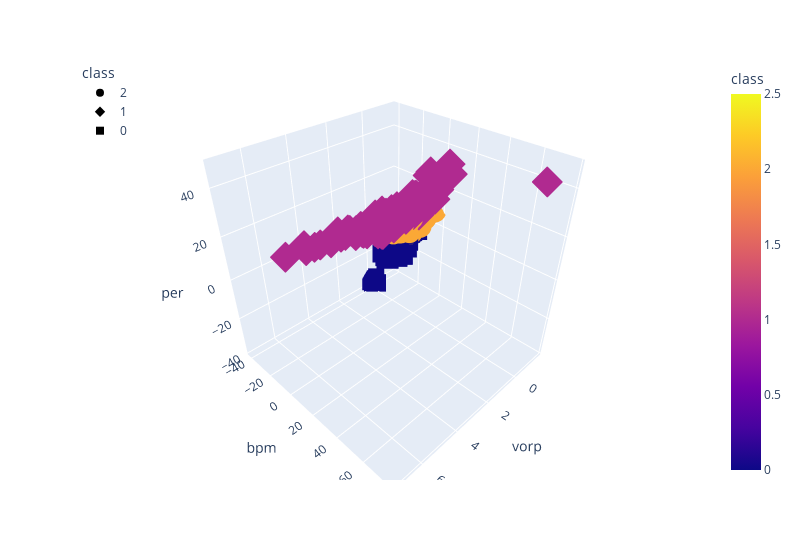

Notebook cell for this chart:
### Code cell
# Plotting OVR Model
fig = px.scatter_3d(
    ovr_three_df,
    x="vorp",
    y="bpm",
    z="per",
    color="class",
    hover_name= ovr_three_df.index,
    symbol="class",
    width=800,
)
fig.update_layout(legend=dict(x=0, y=1))
fig.show()

### Figure 1 — Plotly figure (JSON) as saved in the notebook; plotly's stock layout.template omitted (floating-point values rounded to 4 significant figures; data arrays with more than 128 entries replaced by an {"elided": "..."} marker saying what was removed)
{"data": [{"hovertemplate": "<b>%{hovertext}</b><br><br>class=%{marker.color}<br>vorp=%{x}<br>bpm=%{y}<br>per=%{z}<extra></extra>", "hovertext": {"elided": "609 str values"}, "legendgroup": "2", "marker": {"color": {"elided": "609 int values"}, "coloraxis": "coloraxis", "symbol": "circle"}, "mode": "markers", "name": "2", "scene": "scene", "showlegend": true, "x": {"elided": "609 float values"}, "y": {"elided": "609 float values"}, "z": {"elided": "609 float values"}, "type": "scatter3d"}, {"hovertemplate": "<b>%{hovertext}</b><br><br>class=%{marker.color}<br>vorp=%{x}<br>bpm=%{y}<br>per=%{z}<extra></extra>", "hovertext": {"elided": "250 str values"}, "legendgroup": "1", "marker": {"color": {"elided": "250 int values"}, "coloraxis": "coloraxis", "symbol": "diamond"}, "mode": "markers", "name": "1", "scene": "scene", "showlegend": true, "x": {"elided": "250 float values"}, "y": {"elided": "250 float values"}, "z": {"elided": "250 float values"}, "type": "scatter3d"}, {"hovertemplate": "<b>%{hovertext}</b><br><br>class=%{marker.color}<br>vorp=%{x}<br>bpm=%{y}<br>per=%{z}<extra></extra>", "hovertext": ["Aaron Harrison", "Aaron Jackson", "Alonzo Gee", "Andre Ingram", "Antonius Cleveland", "Anžejs Pasečņiks", "Ashton Hagans", "Ben Bentil", "Ben Moore", "Brian Bowen", "C.J. Wilcox", "Cassius Stanley", "Charles Cooke", "Chinanu Onuaku", "Dairis Bertāns", "Daryl Macon", "Deng Adel", "Derrick Williams", "Diamond Stone", "Didi Louzada", "Donatas Motiejūnas", "Donte Grantham", "Elijah Millsap", "Erik McCree", "Gabe Vincent", "Gary Neal", "George King", "Greg Whittington", "Haywood Highsmith", "Isaac Humphries", "Isaiah Roby", "J.P. Macura", "Jacob Evans", "Jacob Pullen", "Jalen Lecque", "James Webb III", "Jared Harper", "Jared Terrell", "Jawun Evans", "Jay Scrubb", "Jaylen Adams", "Jimmer Fredette", "Joe Chealey", "Jordan Bone", "Jordan Hill", "Josh Gray", "Josh Hall", "Josh McRoberts", "Josh Reaves", "Josh Smith", "Justin Harper", "Karim Mané", "Keljin Blevins", "Kobi Simmons", "Kostas Antetokounmpo", "Kyle Alexander", "Lamar Patterson", "Larry Drew II", "Larry Sanders", "London Perrantes", "Luis Montero", "Malik Fitts", "Malik Newman", "Manny Harris", "Marial Shayok", "Markel Brown", "Matt Williams", "Michael Frazier", "Michael Gbinije", "Mike Tobey", "Mindaugas Kuzminskas", "Nate Wolters", "Nicolás Brussino", "Patricio Garino", "Rodney Purvis", "Scotty Hopson", "Stanton Kidd", "Steve Novak", "Terrance Ferguson", "Terrence Jones", "Theo Pinson", "Trey McKinney-Jones", "Tyler Bey", "Tyler Davis", "Vander Blue", "Vic Law", "Will Magnay", "William Howard", "Xavier Munford", "Xavier Rathan-Mayes", "Xavier Silas", "Yante Maten", "Zach Lofton", "Zach Norvell", "Ángel Delgado"], "legendgroup": "0", "marker": {"color": [0, 0, 0, 0, 0, 0, 0, 0, 0, 0, 0, 0, 0, 0, 0, 0, 0, 0, 0, 0, 0, 0, 0, 0, 0, 0, 0, 0, 0, 0, 0, 0, 0, 0, 0, 0, 0, 0, 0, 0, 0, 0, 0, 0, 0, 0, 0, 0, 0, 0, 0, 0, 0, 0, 0, 0, 0, 0, 0, 0, 0, 0, 0, 0, 0, 0, 0, 0, 0, 0, 0, 0, 0, 0, 0, 0, 0, 0, 0, 0, 0, 0, 0, 0, 0, 0, 0, 0, 0, 0, 0, 0, 0, 0, 0], "coloraxis": "coloraxis", "symbol": "square"}, "mode": "markers", "name": "0", "scene": "scene", "showlegend": true, "x": [-0.15, -0.1, -0.1, 0, -0.1, -0.25, 0, -0.1, 0, -0.05, -0.2, -0.2, -0.1, -0.05, -0.3, -0.05, -0.3, -0.1, -0.1, -0.1, -0.2, 0, -0.1, 0, -0.4, -0.1, 0, 0, -0.1, -0.1, -0.25, 0, -0.4, 0, -0.05, -0.2, -0.05, -0.2, -0.35, -0.2, -0.15, -0.2, -0.05, -0.1, -0.1, -0.05, -0.8, 0, -0.1, 0, -0.1, -0.2, -0.2, -0.4, -0.03333, 0, -0.1, -0.1, 0, -0.1, 0, 0, 0, -0.1, -0.1, -0.1, 0, -0.3, -0.1, 0, 0, -0.1, 0.05, -0.2, -0.5, 0, -0.1, -0.1, -0.55, 0.25, -0.2333, 0, -0.1, 0, -0.1, -0.1, 0, -0.1, 0, -0.3, 0, 0, 0, -0.1, 0], "y": [-9.65, -8.9, -6.7, -7.65, -7.65, -26.1, -21.1, -25.9, -9.3, -10.95, -8.1, -11.2, -14.4, -8.1, -8.8, -9.95, -7.5, -9.85, -20.8, -9.6, -13, -37.6, -19, -13.7, -7.9, -15.9, -7.9, -17.2, -8.2, -11, -9.35, -7.05, -7.65, -12.7, -11.25, -8.3, -18.9, -10.9, -7.65, -10.9, -12.05, -11.3, -13.55, -8.05, -12.3, -10.1, -11.9, -11.5, -9.4, -14.6, -10.3, -9.9, -10.7, -8.75, -8.667, -10.1, -11.4, -9, -15, -9.2, -25.6, -9.1, -25.7, -14.8, -13, -10.8, -11.2, -11, -12.1, -9.5, -28.3, -12.8, -6.45, -17.9, -8.2, -14, -17.6, -11.2, -6.475, -15.85, -8.633, -8.5, -9.5, -40.7, -8.4, -9.6, -39.3, -19.6, -11.3, -11.5, -8.1, -9.1, -11.5, -8.4, -12], "z": [1.45, 2.4, 3.1, 2.2, 3.5, -14.65, -12.4, -17.6, -2.3, 0.55, 2.9, 5.5, -5.1, 4.55, 2, 1.2, 2.7, 3.7, -1.2, -0.9, 4.3, -38.1, -3.4, -8.9, 4.4, -4.3, 1.9, -10.2, 4.5, 3.4, 2.1, 2.85, 4.5, -2.3, 3.7, 2.2, -8.05, 0.7, 3.65, 6.3, 0.55, 3.6, -0.45, 4.85, 5.5, 1.1, 1, -1.35, 5.8, 3.5, 4.9, 1.3, -0.9, 3.85, 5.133, 4.7, -1.9, 2.9, 6.5, 0.7, -15.5, 2.9, -11.4, -2.2, 1.4, -1.2, -0.7, -0.9, -2.1, -0.1, -14.35, -2.9, 3.05, -9.2, 4.5, -4.6, -13.7, 1.3, 2.6, 0.15, 1.733, 0, 5.9, 0, -1.8, 3.7, -35.1, -12.7, -2.1, 0.9, -4.9, 5.7, -10, 2.6, 4.3], "type": "scatter3d"}], "layout": {"scene": {"domain": {"x": [0, 1], "y": [0, 1]}, "xaxis": {"title": {"text": "vorp"}}, "yaxis": {"title": {"text": "bpm"}}, "zaxis": {"title": {"text": "per"}}}, "coloraxis": {"colorbar": {"title": {"text": "class"}}, "colorscale": [[0, "#0d0887"], [0.1111, "#46039f"], [0.2222, "#7201a8"], [0.3333, "#9c179e"], [0.4444, "#bd3786"], [0.5556, "#d8576b"], [0.6667, "#ed7953"], [0.7778, "#fb9f3a"], [0.8889, "#fdca26"], [1, "#f0f921"]]}, "legend": {"title": {"text": "class"}, "tracegroupgap": 0, "x": 0, "y": 1}, "margin": {"t": 60}, "width": 800}}
